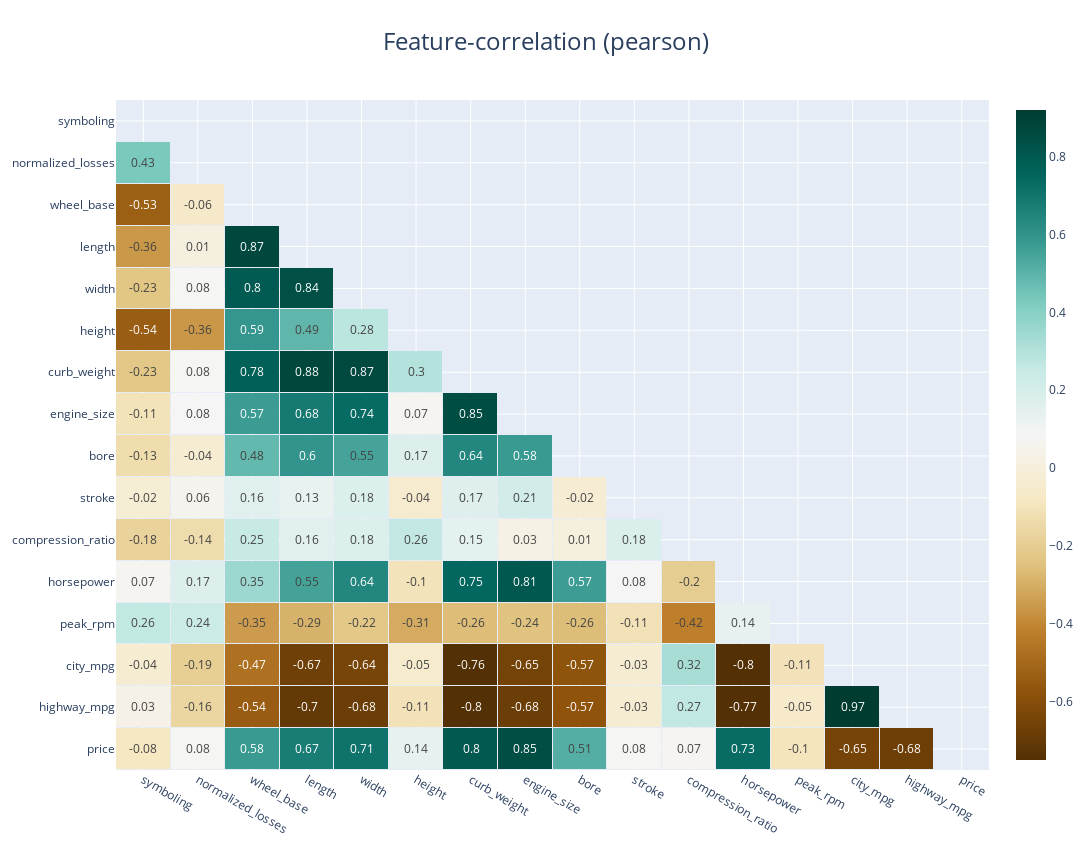

Notebook cell for this chart:
### Code cell
import klib
klib.corr_interactive_plot(df,figsize=(10,5))

### Figure 1 — Plotly figure (JSON) as saved in the notebook; plotly's stock layout.template omitted (floating-point values rounded to 4 significant figures; data arrays with more than 128 entries replaced by an {"elided": "..."} marker saying what was removed)
{"data": [{"colorscale": [[0, "rgb(84,48,5)"], [0.1, "rgb(140,81,10)"], [0.2, "rgb(191,129,45)"], [0.3, "rgb(223,194,125)"], [0.4, "rgb(246,232,195)"], [0.5, "rgb(245,245,245)"], [0.6, "rgb(199,234,229)"], [0.7, "rgb(128,205,193)"], [0.8, "rgb(53,151,143)"], [0.9, "rgb(1,102,94)"], [1, "rgb(0,60,48)"]], "hoverongaps": false, "text": {"elided": "16x16 mixed values"}, "textfont": {"size": 12}, "texttemplate": "%{text}", "type": "heatmap", "x": ["price", "highway_mpg", "city_mpg", "peak_rpm", "horsepower", "compression_ratio", "stroke", "bore", "engine_size", "curb_weight", "height", "width", "length", "wheel_base", "normalized_losses", "symboling"], "xgap": 1, "y": ["price", "highway_mpg", "city_mpg", "peak_rpm", "horsepower", "compression_ratio", "stroke", "bore", "engine_size", "curb_weight", "height", "width", "length", "wheel_base", "normalized_losses", "symboling"], "ygap": 1, "z": {"elided": "16x16 float values"}, "zmax": 0.92, "zmin": -0.75}], "layout": {"autosize": true, "height": 850.6, "title": {"font": {"size": 24}, "text": "Feature-correlation (pearson)", "x": 0.5}, "width": 1418.0, "xaxis": {"autorange": "reversed"}}}
